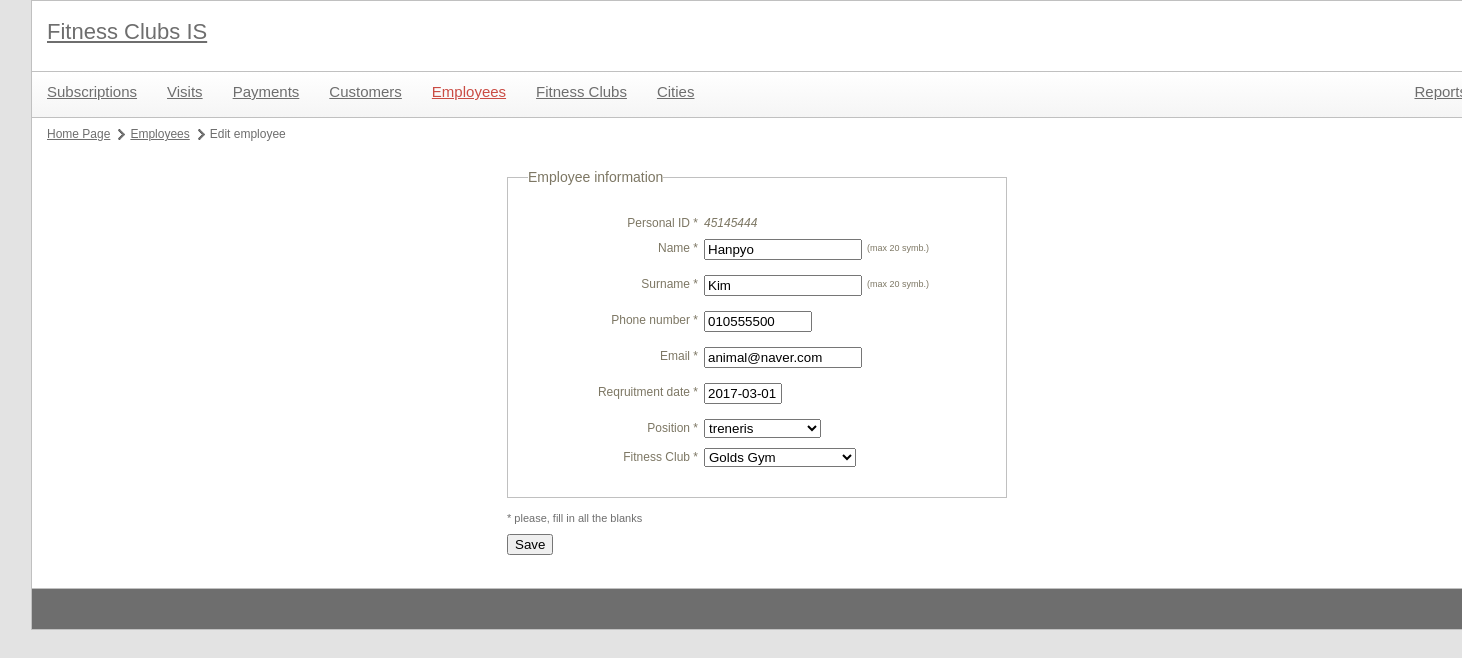
Page /index.php?module=employees&id=45145444 on the committed database.
### tables this page shows
CREATE TABLE `EMPLOYEE` (
  `personal_id` bigint(11) NOT NULL,
  `name` varchar(20) NOT NULL,
  `surname` varchar(20) NOT NULL,
  `phone_number` varchar(20) NOT NULL,
  `email` varchar(30) NOT NULL,
  `recruitment_date` date NOT NULL,
  `position` int(16) NOT NULL,
  `fk_fitness_club_id` int(11) NOT NULL
);

### utils/mysql.class.php (called while the page is built, shortened)
<?php
class mysql {
    protected static $connection;
    public static function connect() {
		if(!isset(self::$connection)) {
            self::$connection = new mysqli(config::DB_SERVER, config::DB_USERNAME, config::DB_PASSWORD, config::DB_NAME);
        }
        return self::$connection;
    }
    public static function query($query) {
        $connection = mysql::connect();
        $result = $connection->query($query);
        return $result;
    }
    public static function select($query) {
        $rows = array();
        $result = mysql::query($query);
        while ($row = $result->fetch_assoc()) {
            $rows[] = $row;
        }
        return $rows;
    }
	public static function escape($field) {
		$connection =  mysql::connect();
		return mysqli_real_escape_string($connection, $field);
	}
}

### libraries/employees.class.php (called while the page is built, shortened)
<?php
class employees {
	public function getEmployee($id) {
		$query = "  SELECT *
					FROM `EMPLOYEE`
					WHERE `EMPLOYEE`.`personal_id`='{$id}'";
		$data = mysql::select($query);
		return $data[0];
	}
	public function getPositionList() {
		$query = "  SELECT *
					FROM `position`";
		$data = mysql::select($query);
		return $data;
	}
}

### libraries/gyms.class.php (called while the page is built, shortened)
<?php
class gyms {
	public function getGymsList($limit = null, $offset = null) {
		$limitOffsetString = "";
		$query = "  SELECT `FITNESS_CLUB`.`id_fitness_club`,
						   `FITNESS_CLUB`.`name`,
						   `FITNESS_CLUB`.`features`,
						   `ADDRESS`.`street` AS `street`,
						   `ADDRESS`.`house_number` AS `house_number`,
						   `ADDRESS`.`post_code` AS `post_code`,
						   `CITY`.`city`
					FROM `FITNESS_CLUB`
						LEFT JOIN `ADDRESS`
							ON `FITNESS_CLUB`.`fk_address_id`=`ADDRESS`.`id_address`
						LEFT JOIN `CITY`
							ON `ADDRESS`.`fk_city_id`=`CITY`.`id_city`" . $limitOffsetString;
		$data = mysql::select($query);
		return $data;
	}
}

### controls/employees_edit.php (the view, shortened to what this page needs)
<?php
	include 'libraries/employees.class.php';
	$employeesObj = new employees();
	include 'libraries/gyms.class.php';
	$gymsObj = new gyms();
	$fields = array();
	$required = array('personal_id', 'name', 'surname', 'phone_number', 'email', 'recruitment_date', 'position', 'fk_fitness_club_id');
	$maxLengths = array (
		'personal_id' => 11,
		'name' => 20,
		'surname' => 20
	);
	if(!empty($_POST['submit'])) {
		include 'utils/validator.class.php';
		$validations = array (
			'personal_id' => 'positivenumber',
			'name' => 'alfanum',
			'surname' => 'alfanum',
			'phone_number' => 'phone',
			'email' => 'alfanum',
			'recruitment_date' => 'date',
			'position' => 'positivenumber',
			'fk_fitness_club_id' => 'positivenumber'
		);
		$validator = new validator($validations, $required, $maxLengths);
		if($validator->validate($_POST)) {
			$data = $validator->preparePostFieldsForSQL();
			if(isset($data['editing'])) {
				$employeesObj->updateEmployee($data);
			} else {
				$employeesObj->insertEmployee($data);
			}
			header("Location: index.php?module={$module}");
			die();
		}
		else {
			$formErrors = $validator->getErrorHTML();
			$fields = $_POST;
		}
	}	else {
		if(!empty($id)) {
			$fields = $employeesObj->getEmployee($id);
			$fields['editing'] = 1;
		}
		}
?>
<ul id="pagePath">
	<li><a href="index.php">Home Page</a></li>
	<li><a href="index.php?module=<?php echo $module; ?>">Employees</a></li>
	<li><?php if(!empty($id)) echo "Edit employee"; else echo "Add employee"; ?></li>
</ul>
<div id="formContainer">
	<form action="" method="post">
		<fieldset>
			<legend>Employee information</legend>
				<p>
					<label class="field" for="personal_id">Personal ID<?php echo in_array('personal_id', $required) ? '<span> *</span>' : ''; ?></label>
					<?php if(!isset($fields['editing'])) { ?>
						<input type="text" id="personal_id" name="personal_id" class="textbox-150" value="<?php echo isset($fields['personal_id']) ? $fields['personal_id'] : ''; ?>" />
						<?php if(key_exists('personal_id', $maxLengths)) echo "<span class='max-len'>(max {$maxLengths['personal_id']} symb.)</span>"; ?>
					<?php } else { ?>
						<span class="input-value"><?php echo $fields['personal_id']; ?></span>
					<?php } ?>
				</p>
				<p>
					<label class="field" for="name">Name<?php echo in_array('name', $required) ? '<span> *</span>' : ''; ?></label>
					<input type="text" id="name" name="name" class="textbox-150" value="<?php echo isset($fields['name']) ? $fields['name'] : ''; ?>" />
					<?php if(key_exists('name', $maxLengths)) echo "<span class='max-len'>(max {$maxLengths['name']} symb.)</span>"; ?>
				</p>
				<p>
					<label class="field" for="surname">Surname<?php echo in_array('surname', $required) ? '<span> *</span>' : ''; ?></label>
					<input type="text" id="surname" name="surname" class="textbox-150" value="<?php echo isset($fields['surname']) ? $fields['surname'] : ''; ?>" />
					<?php if(key_exists('surname', $maxLengths)) echo "<span class='max-len'>(max {$maxLengths['surname']} symb.)</span>"; ?>
				</p>
				<p>
					<label class="field" for="phone_number">Phone number<?php echo in_array('phone_number', $required) ? '<span> *</span>' : ''; ?></label>
					<input type="text" id="phone_number" name="phone_number" class="textbox-100" value="<?php echo isset($fields['phone_number']) ? $fields['phone_number'] : ''; ?>" />
				</p>
				<p>
					<label class="field" for="email">Email<?php echo in_array('email', $required) ? '<span> *</span>' : ''; ?></label>
					<input type="text" id="email" name="email" class="textbox-150" value="<?php echo isset($fields['email']) ? $fields['email'] : ''; ?>" />
				</p>
				<p>
					<label class="field" for="recruitment_date">Reqruitment date<?php echo in_array('recruitment_date', $required) ? '<span> *</span>' : ''; ?></label>
					<input type="text" id="recruitment_date" name="recruitment_date" class="textbox-70 date" value="<?php echo isset($fields['recruitment_date']) ? $fields['recruitment_date'] : ''; ?>" />
				</p>
				<p>
					<label class="field" for="position">Position<?php echo in_array('position', $required) ? '<span> *</span>' : ''; ?></label>
					<select id="position" name="position">
						<?php
							$PareigosTypes = $employeesObj->getPositionList();
							foreach($PareigosTypes as $key => $val) {
								$selected = "";
								if(isset($fields['position']) && $fields['position'] == $val['id_position']) {
									$selected = " selected='selected'";
								}
								echo "<option{$selected} value='{$val['id_position']}'>{$val['name']}</option>";
							}
						?>
					</select>
				</p>
				<p>
					<label class="field" for="fk_fitness_club_id">Fitness Club<?php echo in_array('fk_fitness_club_id', $required) ? '<span> *</span>' : ''; ?></label>
					<select id="fk_fitness_club_id" name="fk_fitness_club_id">
						<?php
							$gyms = $gymsObj->getGymsList();
							foreach($gyms as $key => $val) {
								$selected = "";
								if(isset($fields['fk_fitness_club_id']) && $fields['fk_fitness_club_id'] == $val['id_fitness_club']) {
									$selected = " selected='selected'";
								}
								echo "<option{$selected} value='{$val['id_fitness_club']}'>{$val['name']}</option>";
							}
						?>
					</select>
				</p>
		</fieldset>
		<p class="required-note">* please, fill in all the blanks</p>
		<p>
			<input type="submit" class="submit" name="submit" value="Save">
		</p>
	</form>
</div>

### style/main.css (style rules this page uses)
body { color: #6e6e6e; font-family: Verdana, Geneva, sans-serif; font-size: 12px; background-color: #e3e3e3; width: 1400px; margin: 0px auto; }
a { color: #6e6e6e; }
#contentMain #pagePath { margin: 10px 0px 10px 0px; display: block; float: left; }
#contentMain #pagePath li { float: left; display: block; margin-right: 5px; background: url(images/page-path-separator.png) center right no-repeat; padding-right: 15px; }
#contentMain #pagePath li:last-child { background: none; }
#formContainer { margin: 20px auto 17px auto; width: 500px; }
#formContainer span.input-value { display: block; margin-top: 3px; font-style: italic; }
#formContainer p.required-note { margin-bottom: 10px; font-size: 11px; }
fieldset { width: 478px; margin-bottom: 15px; border: 1px solid #c0c0c0; color: #7D7764; padding: 25px 0px 25px 20px; }
legend { font-size: 14px; }
label.field { text-align: right; width: 165px; float: left; margin-top: 3px; margin-right: 6px; }
input.textbox-150 { width: 150px; float: left; margin-bottom: 10px; }
input.textbox-100 { width: 100px; float: left; margin-bottom: 10px; }
input.textbox-70 { width: 70px; float: left; margin-bottom: 10px; }
fieldset p { clear: both; padding: 5px; }
fieldset p span.max-len, fieldset p span.units { font-size: 9px; margin-left: 5px; line-height: 18px; }

### rows in the picture
employee: personal_id "45145444", name "Hanpyo", surname "Kim", phone_number "010555500", email "animal@naver.com", recruitment_date "2017-03-01"

### other values in the picture
$maxLengths['name'] "20"
$maxLengths['surname'] "20"
form field position "treneris"
form field fk_fitness_club_id "Golds Gym"
